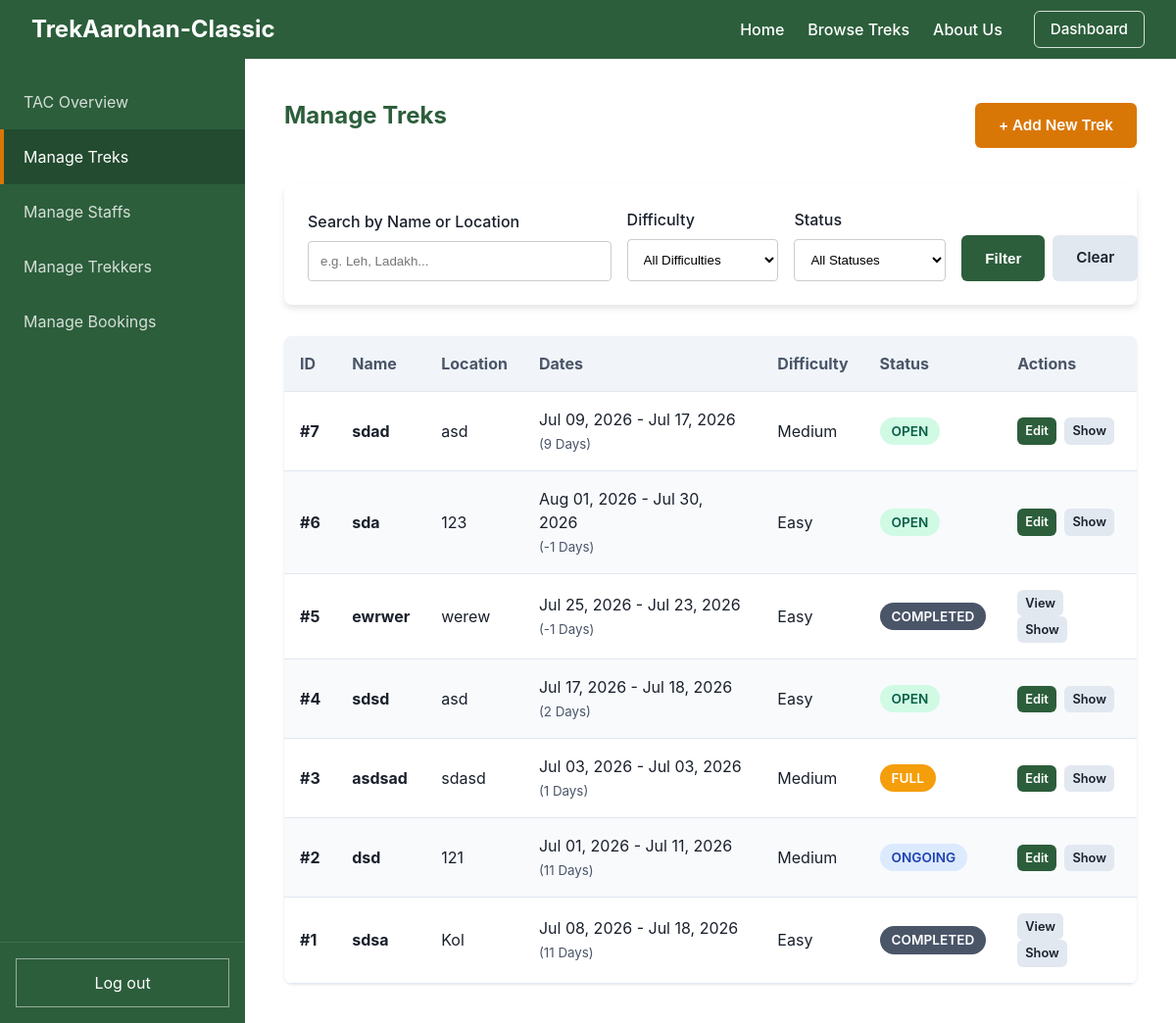
/admin/treks (signed in), run on an earlier commit of the app's database.
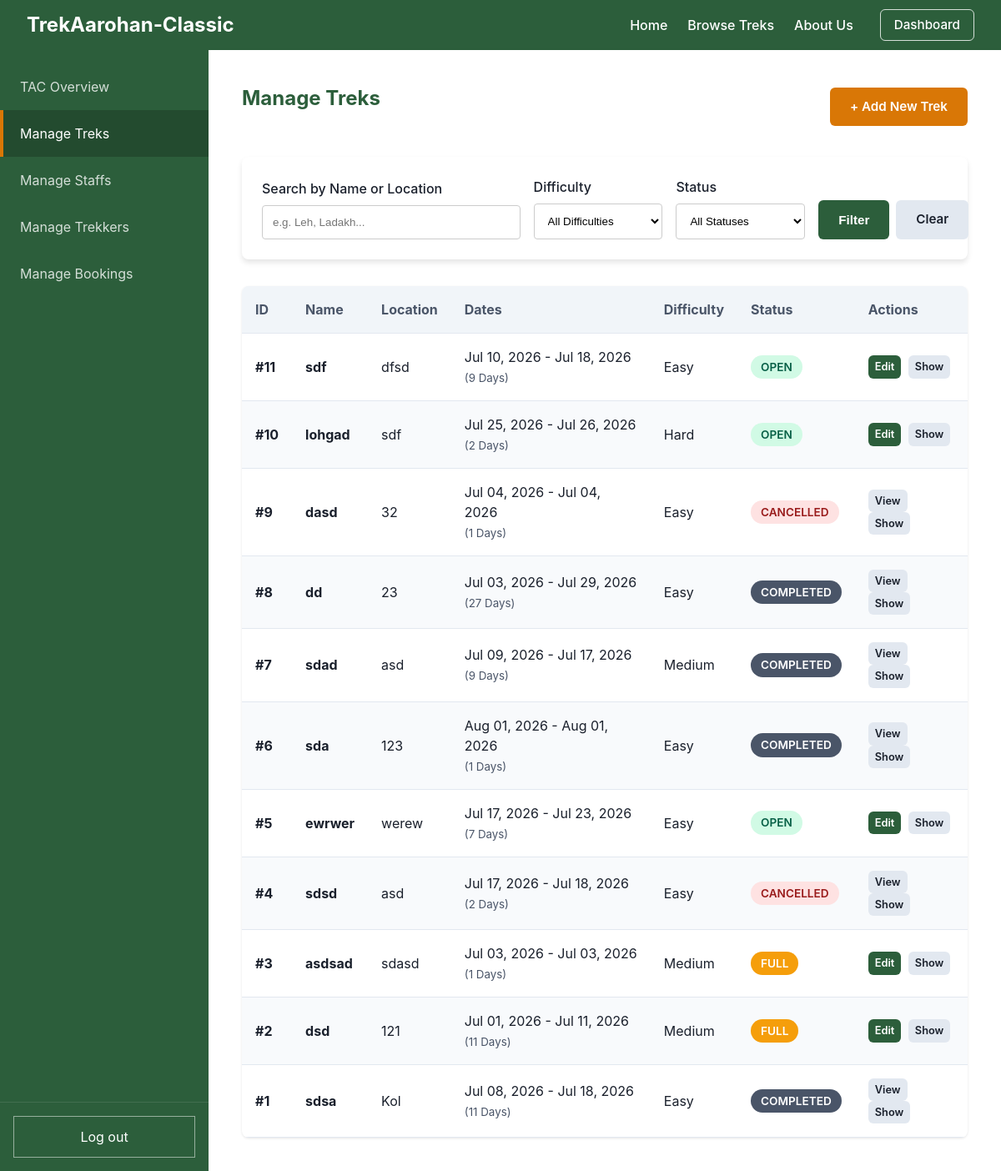
And on a later commit of the database.
### models.py (models this page shows)
class Trek(db.Model):
    __tablename__ = "trek"
    id = db.Column(db.Integer, primary_key=True, autoincrement=True)
    name = db.Column(db.String(100), nullable=False)
    location = db.Column(db.String(100), nullable=False)
    description = db.Column(db.Text, nullable=True)
    difficulty = db.Column(db.String(20), nullable=False)
    start_date = db.Column(db.Date, nullable=False)
    end_date = db.Column(db.Date, nullable=False)
    slots_available = db.Column(db.Integer, nullable=False)
    price = db.Column(db.Float, default=0.0, nullable=False)
    status = db.Column(db.String(20), default="open", nullable=False)
    cover_image = db.Column(db.String(255), nullable=True)
    assigned_staff_id = db.Column(db.Integer, db.ForeignKey("user.id"), nullable=False)
    bookings = db.relationship("Booking", backref="trek", lazy=True)

### app.py (the view)
    @app.route("/admin/treks")
    @login_required
    def admin_treks():
        if current_user.role != 2:
            return redirect(url_for("home"))
        q = request.args.get("q", "").strip()
        difficulty = request.args.get("difficulty", "")
        status = request.args.get("status", "")
        query = Trek.query
        if q:
            query = query.filter(db.or_(Trek.name.ilike(f"%{q}%"), Trek.location.ilike(f"%{q}%")))
        if difficulty:
            query = query.filter(Trek.difficulty == difficulty)
        if status:
            query = query.filter(Trek.status == status)
        treks = query.order_by(Trek.id.desc()).all()
        return render_template("admin_treks.html", treks=treks, current_q=q, current_difficulty=difficulty, current_status=status)

### templates/admin_treks.html (shortened to what the changed rows need)
{% extends "admin_base.html" %}
{% set active_page = "treks" %}
{% block dashboard_content %}
    <div style="display: flex; justify-content: space-between; align-items: center; margin-bottom: 2rem;">
        <h2>Manage Treks</h2>
    </div>
    <div class="data-table-wrapper">
        <table class="data-table">
            <thead>
                <tr>
                    <th>ID</th>
                    <th>Name</th>
                    <th>Location</th>
                    <th>Dates</th>
                    <th>Difficulty</th>
                    <th>Status</th>
                    <th>Actions</th>
                </tr>
            </thead>
            <tbody>
                {% for trek in treks %}
                <tr>
                    <td><strong>#{{ trek.id }}</strong></td>
                    <td><strong>{{ trek.name }}</strong></td>
                    <td>{{ trek.location }}</td>
                    <td>
                        {{ trek.start_date.strftime('%b %d, %Y') }} - {{ trek.end_date.strftime('%b %d, %Y') }}<br>
                        <small style="color: var(--secondary-color);">({{ (trek.end_date - trek.start_date).days + 1 }} Days)</small>
                    </td>
                    <td>
                        <span style="text-transform: capitalize;">{{ trek.difficulty }}</span>
                    </td>
                    <td>
                        <span class="badge badge-{{ trek.status }}">{{ trek.status|capitalize }}</span>
                    </td>
                    <td>
                        {% if trek.status in ["completed", "cancelled"] %}
                        <a href="{{ url_for('admin_treks_edit', id=trek.id) }}" class="btn btn-secondary" style="padding: 0.25rem 0.5rem; font-size: 0.8rem; margin-right: 0.25rem;">View</a>
                        {% else %}
                        <a href="{{ url_for('admin_treks_edit', id=trek.id) }}" class="btn btn-primary" style="padding: 0.25rem 0.5rem; font-size: 0.8rem; margin-right: 0.25rem;">Edit</a>
                        {% endif %}
                        <a href="{{ url_for('public_trek_detail', id=trek.id) }}" class="btn btn-secondary" style="padding: 0.25rem 0.5rem; font-size: 0.8rem;">Show</a>
                    </td>
                </tr>
                {% else %}
                <tr>
                    <td colspan="7" style="text-align: center; padding: 2rem; color: var(--secondary-color);">
                        No treks found. Click "+ Add New Trek" to create one.
                    </td>
                </tr>
                {% endfor %}
            </tbody>
        </table>
    </div>
{% endblock %}

What changed in the data, as far as the page shows it:
added Trek: id "11", name "sdf", location "dfsd", start_date "Jul 10, 2026", end_date "Jul 18, 2026", (trek.end_date-trek.start_date).days+1 "9", difficulty "Easy", status "OPEN"
added Trek: id "10", name "lohgad", location "sdf", start_date "Jul 25, 2026", end_date "Jul 26, 2026", (trek.end_date-trek.start_date).days+1 "2", difficulty "Hard", status "OPEN"
added Trek: id "9", name "dasd", location "32", start_date "Jul 04, 2026", end_date "Jul 04, 2026", (trek.end_date-trek.start_date).days+1 "1", difficulty "Easy", status "CANCELLED"
added Trek: id "8", name "dd", location "23", start_date "Jul 03, 2026", end_date "Jul 29, 2026", (trek.end_date-trek.start_date).days+1 "27", difficulty "Easy", status "COMPLETED"
changed Trek "sdad": status "OPEN" → "COMPLETED"; status "Edit" → "View"
changed Trek "sda": end_date "Jul 30, 2026" → "Aug 01, 2026"; (trek.end_date-trek.start_date).days+1 "-1" → "1"; status "OPEN" → "COMPLETED"; status "Edit" → "View"
changed Trek "ewrwer": start_date "Jul 25, 2026" → "Jul 17, 2026"; (trek.end_date-trek.start_date).days+1 "-1" → "7"; status "COMPLETED" → "OPEN"; status "View" → "Edit"
changed Trek "sdsd": status "OPEN" → "CANCELLED"; status "Edit" → "View"
changed Trek "dsd": status "ONGOING" → "FULL"
